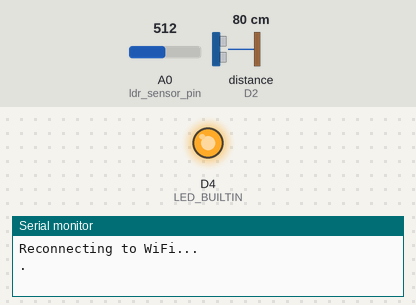
The sketch below on a simulated ESP8266 (NodeMCU). Parts: output pins drawn as LEDs (lit = HIGH, except the on-board LED, lit = LOW), the last lines printed to the serial monitor. Dashed ring = blinking. The inputs (shaded band) are chosen by the test bench; at power-on: A0 (ldr_sensor_pin) = 512, distance to the obstacle (sensor on D2) 80 cm. The echo pulse lasts 58.3 µs per cm; WiFi joins after 1.5 s; servers stay silent unless stated; random numbers use the default seed unless the sketch sets one; no MQTT or app messages arrive unless stated.

Above: at 0.7 s.
At 2.81 s:
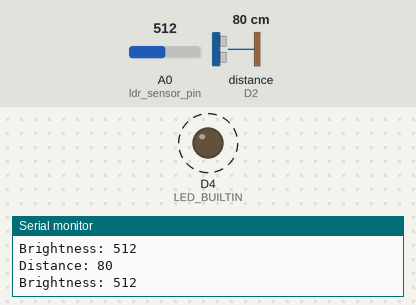
Timing chart, 0 to 3.1 s (numbered marks = the images above):
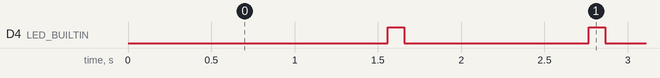

The sketch:

nodemcu_ultrasonic.ino
```cpp
#include <ESP8266WiFi.h>
#include <PubSubClient.h>
#include <Ultrasonic.h>

// WiFi credentials
const char* ssid = "SAYANI_WIFI_IoT";
const char* password = "IoooT543";

// MQTT broker credentials
const char* mqtt_server = "192.168.68.11";
const int mqtt_port = 1883;
const char* mqtt_topic_water = "home/terrace/water_tank_level";
const char* mqtt_topic_light = "home/terrace/light_intensity";

// Define the pins used to connect the JSN-SR04T sensor to the Arduino
const int TRIG_PIN = D1;
const int ECHO_PIN = D2;

// LDR sensor pin
const int ldr_sensor_pin = A0;

// Create an instance of the Ultrasonic class
Ultrasonic ultrasonic(TRIG_PIN, ECHO_PIN);

// Create a char array to store the converted reading
char readingCharArray[10];

WiFiClient espClient;
PubSubClient mqttClient(espClient);

// Reconnect to WiFi and MQTT broker
void reconnect() {
  if (!WiFi.isConnected()) {
    Serial.println("Reconnecting to WiFi...");
    WiFi.begin(ssid, password);
    while (WiFi.status() != WL_CONNECTED) {
      delay(500);
      Serial.print(".");
    }
    Serial.println("Connected to the WiFi network");
  }

  if (!mqttClient.connected()) {
    Serial.println("Reconnecting to MQTT broker...");
    // Create a random client ID
    String clientId = "ESP8266-";
    clientId += String(random(0xffff), HEX);
    while (!mqttClient.connect(clientId.c_str())) {
      delay(500);
      Serial.print(".");
    }
    Serial.println("Connected to the MQTT broker");
  }
}

// Publish the distance to the MQTT topic
void publishDistance() {
  // Get the distance from the ultrasonic sensor
  long distance = ultrasonic.read();

  // Print the distance to the serial monitor
  Serial.print("Distance: ");
  Serial.println(distance);

  // Convert the distance reading to a string
  sprintf(readingCharArray, "%d", distance);

   // Publish the distance to the MQTT topic
  mqttClient.publish(mqtt_topic_water, readingCharArray);
}

// Publish LDR sensor value to MQTT topic
void publishBrightness() {
    // Read LDR sensor value
    int ldr_sensor_value = analogRead(ldr_sensor_pin);

    // Print the sensor value to the serial monitor
    Serial.print("Brightness: ");
    Serial.println(ldr_sensor_value);

    // Convert LDR sensor value to string
    sprintf(readingCharArray, "%d", ldr_sensor_value);

    // Publish LDR sensor value to MQTT topic
    mqttClient.publish(mqtt_topic_light, readingCharArray);
}

// Setup function
void setup() {
  // Set the LED pin as output
  pinMode(LED_BUILTIN, OUTPUT);

  // Set LDR sensor pin as input
  pinMode(ldr_sensor_pin, INPUT);

  // Initialize serial communication
  Serial.begin(115200);
  while (!Serial) {
    ; // wait for serial port to connect. Needed for native USB port only
  }

  mqttClient.setServer(mqtt_server, mqtt_port);
}

// Loop function
void loop() {
  // Reconnect to WiFi and MQTT broker if necessary
  reconnect();

  // Keep the MQTT connection alive
  mqttClient.loop();

  // Publish the distance to the MQTT topic
  publishDistance();

  // Publish the light to the MQTT topic
  publishBrightness();

  // Blink the LED
  digitalWrite(LED_BUILTIN, HIGH);
  delay(100);
  digitalWrite(LED_BUILTIN, LOW);
  delay(100);

  // Wait for a second before measuring the distance again
  delay(1000);
}
```

Measured:
- by itself, D4 (LED_BUILTIN): alternates HIGH for 0.10 s and LOW for 1.1 s
